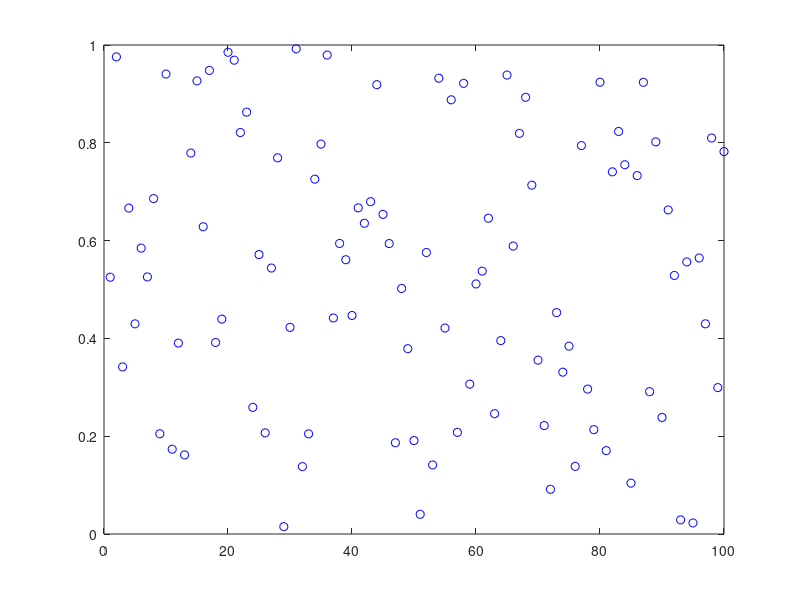

Write MATLAB code to recreate this figure. (Note: this script raises an error after producing the figure.)
% Single plot

close all
clear all

filename = 'animation2';
dt = 1; % Pause between each frame
F = struct('cdata',[],'colormap',[]);

fh = figure('units','pixels','position',[100 100 1092 384]);
set(gcf,'color','w');
%hold all % If you want to overlap plots

n = 10;
data1 = rand(100,n); % Use your data here

cont = 1;
for i = 1 : n
    plot(data1(:,i),'bo')
    axis([0,100,0,1])
    
    ax = gca;
    ax.Units = 'pixels';
    pos = ax.Position;
    marg = 30;
    rect = [-marg, -marg, pos(3)+2*marg, pos(4)+2*marg];
    F(cont) = getframe(ax, rect);

    % Pass axis instead of figure to getframe in order to capture only the
    % inside of the plot. The margin can be used to get also axes ticks.
    
    [X, map] = rgb2ind(frame2im(F(cont)),256);
    cont = cont + 1;
    
    % Write gif
    if i == 1
        imwrite(X, map, [filename '.gif'], 'Loopcount', inf, 'DelayTime', dt)
    else
        imwrite(X, map, [filename '.gif'], 'WriteMode', 'Append', 'DelayTime', dt)
    end
end

% Write video
v = VideoWriter(filename, 'MPEG-4');
v.FrameRate = 1/dt;
open(v)
writeVideo(v,F)
close(v)
